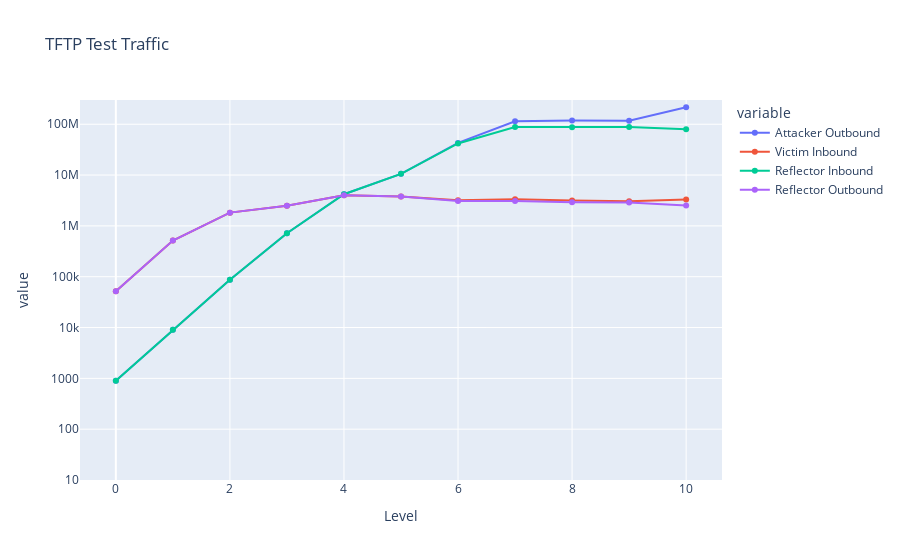

This figure's notebook cell:
### Markdown cell above
## Plotting

### Code cell
# Get single index dataframe
df1 = pd.merge(attackerBytes,victimBytes,on="Level")
df2 = pd.merge(df1,reflectorBytes,on='Level')
# Remove 'level' string in level column
df2["Level"] = df2['Level']
# Get maximum value in dataframe rounded up to highest exponent (i.e. up to nearest 100M for example)
maxN = df2.select_dtypes(include=[np.number]).max().max()
c = 10 ** int(math.log10(maxN)) # Same number of digits as max number
yaxisRange = [10,math.ceil(maxN/c) * c]

# Plot data
fig = px.line(df2, 
              title=Protocol + " Test Traffic",
              x='Level',
              y=['Attacker Outbound','Victim Inbound', 'Reflector Inbound','Reflector Outbound'],
              log_y=True,
              range_y=yaxisRange,
              markers=True)
fig.show()
fig.write_image("TFTP Test Traffic.eps", width=1920, height=1080)

### Figure 1 — Plotly figure (JSON) as saved in the notebook; plotly's stock layout.template omitted (floating-point values rounded to 4 significant figures)
{"data": [{"hovertemplate": "variable=Attacker Outbound<br>Level=%{x}<br>value=%{y}<extra></extra>", "legendgroup": "Attacker Outbound", "line": {"color": "#636efa", "dash": "solid"}, "marker": {"symbol": "circle"}, "mode": "markers+lines", "name": "Attacker Outbound", "orientation": "v", "showlegend": true, "type": "scatter", "x": [0, 1, 2, 3, 4, 5, 6, 7, 8, 9, 10], "xaxis": "x", "y": [900, 9000, 87600, 715800, 4200960, 10570740, 42887280, 113922480, 118607400, 117188340, 215641320], "yaxis": "y"}, {"hovertemplate": "variable=Victim Inbound<br>Level=%{x}<br>value=%{y}<extra></extra>", "legendgroup": "Victim Inbound", "line": {"color": "#EF553B", "dash": "solid"}, "marker": {"symbol": "circle"}, "mode": "markers+lines", "name": "Victim Inbound", "orientation": "v", "showlegend": true, "type": "scatter", "x": [0, 1, 2, 3, 4, 5, 6, 7, 8, 9, 10], "xaxis": "x", "y": [51540, 515400, 1823388, 2489146, 3998028, 3769330, 3181882, 3324972, 3164170, 3061506, 3306768], "yaxis": "y"}, {"hovertemplate": "variable=Reflector Inbound<br>Level=%{x}<br>value=%{y}<extra></extra>", "legendgroup": "Reflector Inbound", "line": {"color": "#00cc96", "dash": "solid"}, "marker": {"symbol": "circle"}, "mode": "markers+lines", "name": "Reflector Inbound", "orientation": "v", "showlegend": true, "type": "scatter", "x": [0, 1, 2, 3, 4, 5, 6, 7, 8, 9, 10], "xaxis": "x", "y": [900, 9000, 87600, 715882, 4201042, 10570740, 41926080, 87821842, 86906002, 88363740, 79580460], "yaxis": "y"}, {"hovertemplate": "variable=Reflector Outbound<br>Level=%{x}<br>value=%{y}<extra></extra>", "legendgroup": "Reflector Outbound", "line": {"color": "#ab63fa", "dash": "solid"}, "marker": {"symbol": "circle"}, "mode": "markers+lines", "name": "Reflector Outbound", "orientation": "v", "showlegend": true, "type": "scatter", "x": [0, 1, 2, 3, 4, 5, 6, 7, 8, 9, 10], "xaxis": "x", "y": [51540, 515400, 1823388, 2489146, 3998028, 3769330, 3082598, 3087582, 2908100, 2885362, 2530402], "yaxis": "y"}], "layout": {"legend": {"title": {"text": "variable"}, "tracegroupgap": 0}, "title": {"text": "TFTP Test Traffic"}, "xaxis": {"anchor": "y", "domain": [0, 1], "title": {"text": "Level"}}, "yaxis": {"anchor": "x", "domain": [0, 1], "range": [1, 8.477], "title": {"text": "value"}, "type": "log"}}}
